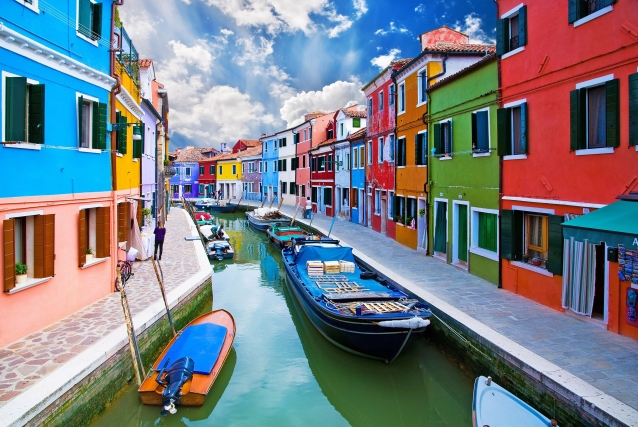
#> input picture img1.jpg, 638 x 427 px
$ python 'SEPARACION DEL COLOR.py'
#> lines starting #> are read from the running program, lines starting #| are printed output that depends on the picture; after the words box and inside, x2 and y2 are one past the last pixel; in counts of white or black regions, pixels touching at a corner belong together
import cv2 as cv

img = cv.imread ('img1.jpg',1)
#> img is the input picture: shape (427, 638, 3); mean B, G, R 135.2, 126.6, 120
hsv = cv.cvtColor (img, cv.COLOR_BGR2HSV)
#> hsv: shape (427, 638, 3); mean H, S, V 85.5, 122.2, 166
uba = (75, 255, 255)
ubb = (35, 100, 100)
uba2 = (130, 255, 255)
ubb2 = (95, 100, 100)
mask1 = cv.inRange (hsv, ubb, uba)
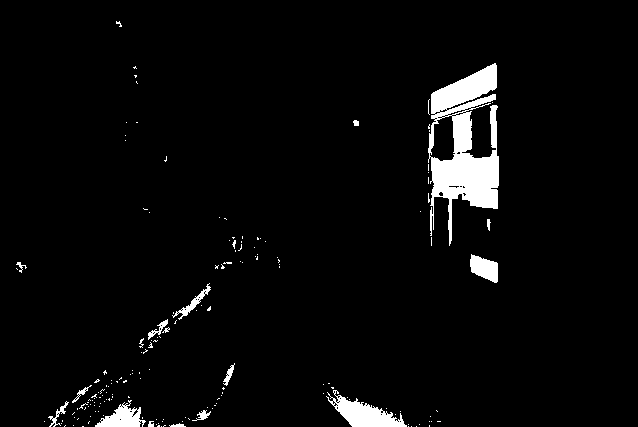
#> mask1: shape (427, 638); 3.8% white; 171 white regions (154 under 20 px), largest, box (x1, y1, x2, y2) and area: (428, 63, 499, 246) 6378, (326, 390, 407, 427) 1282, (95, 400, 146, 427) 682
mask2 = cv.inRange (hsv, ubb2, uba2)
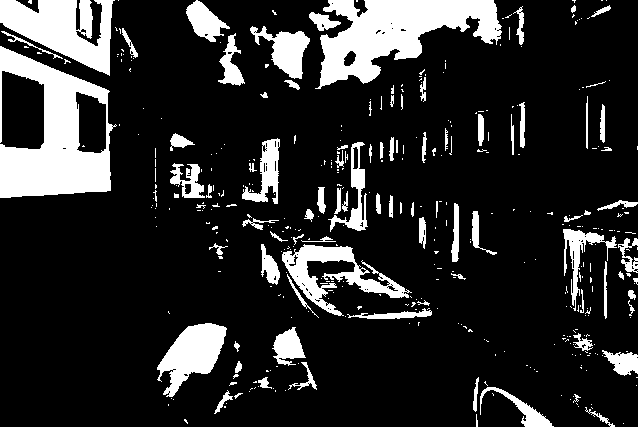
#> mask2: shape (427, 638); 16.7% white; 403 white regions (310 under 20 px), largest, box (x1, y1, x2, y2) and area: (0, 46, 117, 198) 9378, (315, 0, 502, 89) 8398, (0, 0, 115, 76) 4917

mask = mask1 + mask2
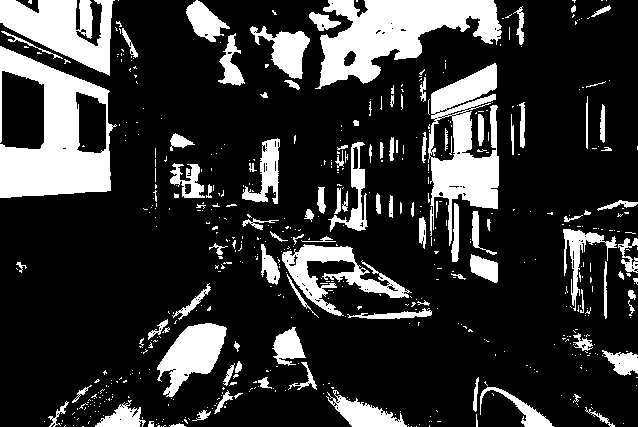
#> mask: shape (427, 638); 20.5% white; 573 white regions (463 under 20 px), largest, box (x1, y1, x2, y2) and area: (0, 46, 117, 198) 9378, (315, 0, 502, 89) 8398, (428, 63, 499, 246) 6397
res = cv.bitwise_and (img, img, mask=mask)
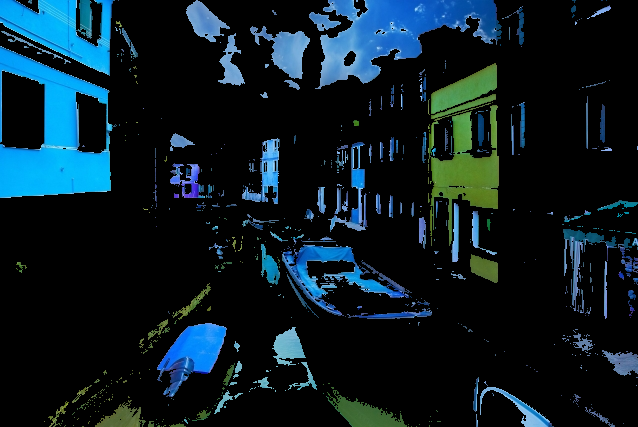
#> res: shape (427, 638, 3); mean B, G, R 36.2, 28, 10.8

cv.imshow ('mask1', mask1)
cv.imshow ('mask2', mask2)
cv.imshow ('mask', mask)
cv.imshow ('res', res)

cv.waitKey (0)
cv.destroyAllWindows

$ run again, with img3.jpg copied over img1.jpg
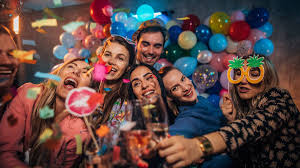
#> input picture img3.jpg, 300 x 168 px
#> img is the input picture: shape (168, 300, 3); mean B, G, R 67.5, 70.5, 93.5
#> hsv: shape (168, 300, 3); mean H, S, V 64.6, 133.3, 108.7
#> `mask1 = cv.inRange (hsv, ubb, uba)`:
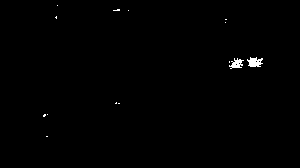
#> mask1: shape (168, 300); 0.46% white; 14 white regions (12 under 20 px), largest, box (x1, y1, x2, y2) and area: (247, 57, 263, 67) 109, (229, 58, 244, 69) 87
#> mask2: shape (168, 300); 6% white; 60 white regions (45 under 20 px), largest, box (x1, y1, x2, y2) and area: (110, 0, 172, 40) 1020, (253, 22, 274, 56) 405, (174, 49, 199, 77) 334
#> `res = cv.bitwise_and (img, img, mask=mask)`:
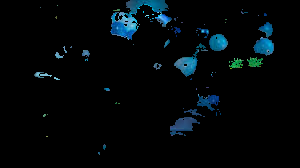
#> res: shape (168, 300, 3); mean B, G, R 9.3, 7, 2
